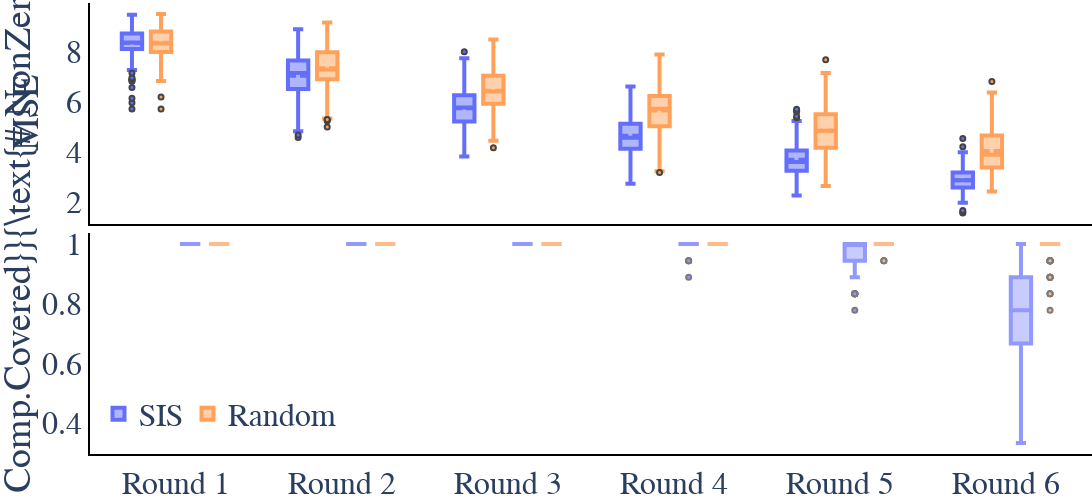

Notebook source saved alongside this figure:
### Code cell
fig2.show()

### Figure 1 — Plotly figure (JSON) as saved in the notebook; plotly's stock layout.template omitted (floating-point values rounded to 4 significant figures; data arrays with more than 128 entries replaced by an {"elided": "..."} marker saying what was removed)
{"data": [{"boxmean": true, "line": {"width": 4}, "marker": {"color": "#636EFA", "line": {"width": 2}, "size": 5}, "name": "SIS", "type": "box", "x": {"elided": "1500 str values"}, "xaxis": "x", "y": {"elided": "1500 float values"}, "yaxis": "y"}, {"boxmean": true, "line": {"width": 4}, "marker": {"color": "#FFA15A", "line": {"width": 2}, "size": 5}, "name": "Random", "type": "box", "x": {"elided": "1500 str values"}, "xaxis": "x", "y": {"elided": "1500 float values"}, "yaxis": "y"}, {"line": {"width": 4}, "marker": {"color": "#636EFA", "line": {"width": 2}, "size": 5}, "name": "SIS", "opacity": 0.7, "showlegend": false, "type": "box", "x": {"elided": "1500 str values"}, "xaxis": "x2", "y": {"elided": "1500 float values"}, "yaxis": "y2"}, {"line": {"width": 4}, "marker": {"color": "#FFA15A", "line": {"width": 2}, "size": 5}, "name": "Random", "opacity": 0.7, "showlegend": false, "type": "box", "x": {"elided": "1500 str values"}, "xaxis": "x2", "y": {"elided": "1500 float values"}, "yaxis": "y2"}], "layout": {"boxmode": "group", "font": {"family": "serif", "size": 32}, "height": 500, "legend": {"orientation": "h", "x": 0.25, "xanchor": "right", "y": 0.15, "yanchor": "top"}, "margin": {"b": 0, "l": 0, "r": 0, "t": 0}, "plot_bgcolor": "rgba(0,0,0,0)", "violinmode": "group", "width": 1200, "xaxis": {"anchor": "y", "domain": [0, 1], "linecolor": "black", "linewidth": 2, "matches": "x2", "showline": true, "showticklabels": false}, "xaxis2": {"anchor": "y2", "domain": [0, 1], "linecolor": "black", "linewidth": 2, "showline": true}, "yaxis": {"anchor": "x", "domain": [0.51, 1], "linecolor": "black", "linewidth": 2, "showline": true, "title": {"text": "MSE"}}, "yaxis2": {"anchor": "x2", "domain": [0, 0.49], "linecolor": "black", "linewidth": 2, "showline": true, "title": {"text": "$\\Large{1 - \\frac{\\text{# Comp.Covered}}{\\text{# NonZeroComp.}}}$"}}}}
